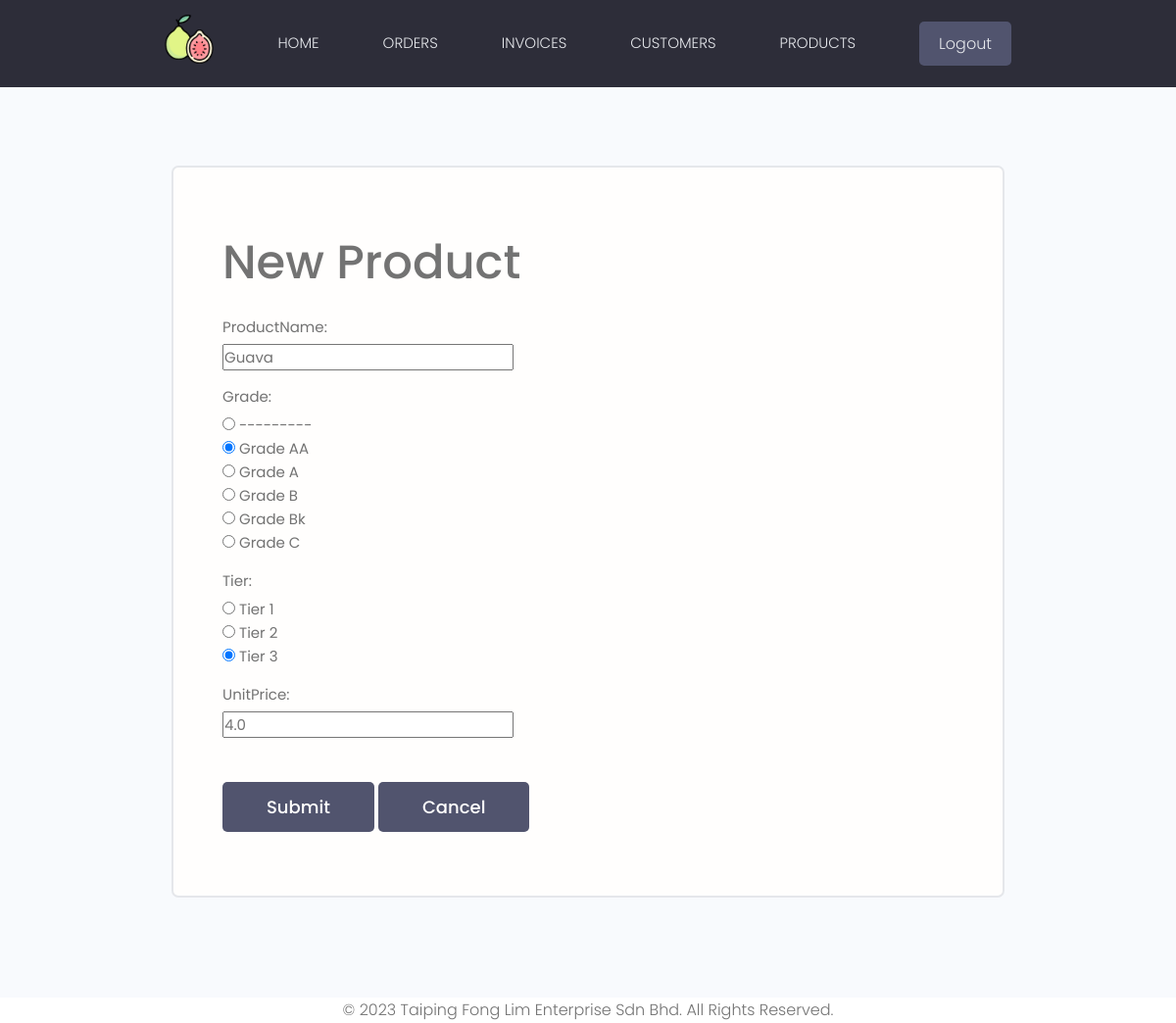
The page /update-product/1/ (signed in) on the database its author committed.
### products/models.py (models this page shows, shortened)
class Product(models.Model):
    GRADES = (
        ('AA', 'Grade AA'),
        ('A', 'Grade A'),
        ('B', 'Grade B'),
        ('Bk', 'Grade Bk'),
        ('C', 'Grade C')
    )
    productName = models.CharField(max_length=20, null=True)
    grade = models.CharField(max_length=10, choices=GRADES, null=True)
    tier = models.ForeignKey(Tier, on_delete=models.PROTECT)
    unitPrice = models.FloatField(null=True)

class Tier(models.Model):
    TIERS = (
        ('1', 'Tier 1'),
        ('2', 'Tier 2'),
        ('3', 'Market'),
    )
    tier = models.CharField(max_length=10, choices=TIERS, null=True)
    def __str__(self):
        return 'Tier ' + self.tier

### products/views.py (the view)
# urls.py: path('update-product/<str:pk>/', views.updateProduct, name="update-product"),
@login_required(login_url='login')
def updateProduct(request, pk):
    product = Product.objects.get(id=pk)
    form = ProductForm(instance=product)
    if request.method == 'POST':
        form = ProductForm(request.POST, instance=product)
        if form.is_valid():
            form.save()
            return redirect('products')
    context = {'form': form}
    return render(request, "product_form.html", context)

### products/forms.py
class ProductForm(ModelForm):
    class Meta:
        model = Product
        fields = ['productName', 'grade', 'tier', 'unitPrice',]
        widgets = {
            'grade': forms.RadioSelect(),
            'tier': forms.RadioSelect()
        }

### templates/product_form.html (shortened to what this page needs)
{% extends 'main.html' %}
{% block content %}
    <main class="formPage my-xl">
        <div class="content-box">
            <div class="formWrapper">
                <br>
                <h1>New Product</h1>
                <form class="form" method="POST">
                {% for field in form %}
                    <div class="form__field">
                        <label for="formInput#text">{{ field.label}}: </label>
                            {{ field }}
                    </div>
                    {% endfor %}
                    <input class="btn btn--sub btn--lg  my-md" type="submit" value="Submit"/>
                    <input class="btn btn--sub btn--lg  my-md" type="button" value="Cancel" onclick="history.back()"/>
                </form>
            </div>
        </div>
    </main>
{% endblock content %}

### static/styles/app.css (style rules this page uses)
:root { --color-sub: #2d2d39; }
.btn--sub { background-color: var(--color-sub-light); }
.content-box { width: 95%; max-width: 85rem; margin: 0 auto; }
.formPage .formWrapper { list-style: none; background: var(--color-white); padding: 3.5rem 5rem; border: 2px solid var(--color-light); border-radius: 0.7rem; }

### static/uikit/styles/modules/_variables.css (style rules this page uses)
:root { --color-main: #5aa5b9; --color-main-light: #e6faff; --color-sub: #3f4156; --color-sub-light: #51546e; --color-sub-lighter: #ededfd; --color-text: #737373; --color-gray: #8b8b8b; --color-light: #e5e7eb; --color-light-gray: #767676; --color-bg: #f8fafd; --color-white: #fffefd; --color-white-light: #f3f3f3; --color-success: #359e64; --color-success-bg: #def8e8; --color-error: #fc4b0b; --color-error-bg: #fff2ee; --font-base: 'Poppins', arial, helvetica, 'Segoe UI', roboto, ubuntu, sans-serif; --font-monospace: 'Fira Code', 'Courier New', courier, monospace; --font-regular: 300; --font-medium: 500; --font-bold: 700; --generic-shadow: 1px 1px 5px #00000010; --generic-transition: all 0.3s ease-in-out; }

### static/uikit/styles/modules/_base.css (style rules this page uses)
* { margin: 0; padding: 0; box-sizing: border-box; text-rendering: optimizeLegibility; color: inherit; font-size: inherit; }
html { font-size: 50%; }
@media only screen and (min-width: 480px) { html { font-size: 56.25%; } }
@media only screen and (min-width: 1200px) { html { font-size: 62.5%; } }
body { line-height: 1.6; font-weight: 400; font-size: 1.5rem; color: var(--color-text); background-color: var(--color-bg); min-height: 100vh; }

### static/uikit/styles/modules/_typography.css (style rules this page uses)
* { font-family: var(--font-base); }
h1 { font-size: 4.8rem; font-weight: var(--font-medium); }

### static/uikit/styles/modules/_utilities.css (style rules this page uses)
.my-md { margin: 3rem auto; }
.my-xl { margin: 8rem auto; }

### static/uikit/styles/modules/_button.css (style rules this page uses)
.btn { display: inline-block; position: relative; cursor: pointer; background-color: var(--color-light); font-weight: var(--font-medium); color: var(--color-sub); text-decoration: none; padding: 1rem 2rem; border-radius: 0.5rem; border: none; width: -webkit-fit-content; width: -moz-fit-content; width: fit-content; height: -webkit-fit-content; height: -moz-fit-content; height: fit-content; font-size: 1.6rem; outline-width: 0; outline-color: transparent; -webkit-backface-visibility: hidden; backface-visibility: hidden; transition: all 0.3s ease-in-out; }
.btn--sub { background-color: var(--color-sub); color: var(--color-white); }
.btn--lg { font-size: 1.8rem; padding: 1.2rem 4.5rem; }

### static/uikit/styles/modules/_form.css (style rules this page uses)
.form { display: block; }
.form__field { margin-top: 1.5rem; margin-bottom: 1.5rem; }
.form__label, .form__field > label { display: block; margin-bottom: 0.5rem; color: var(--color-text); }

### rows shown on the page
Product: form "Guava" "☐ --------- ☑ Grade AA ☐ Grade A ☐ Grade B ☐ Grade Bk ☐ Grade C" "4.0"
Tier: form "☐ Tier 1 ☐ Tier 2 ☑ Tier 3"

### other values the page prints
{{ field.label }} "ProductName" "Grade" "Tier" "UnitPrice"
